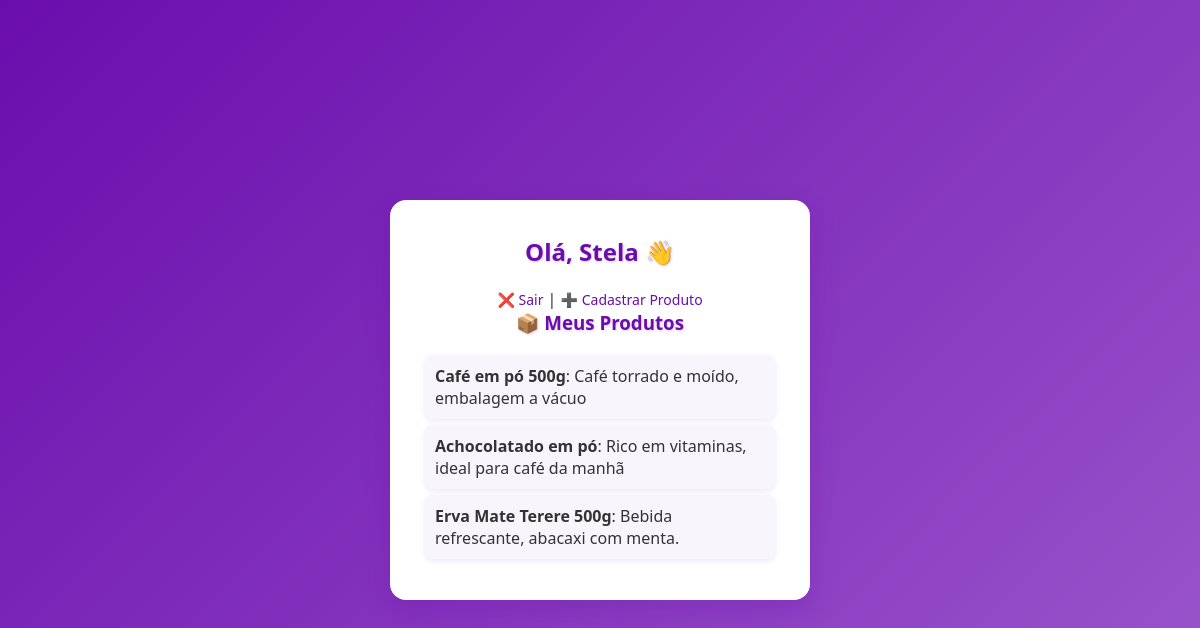
/dashboard (signed in), run on the app's committed database.
### tables this page shows
CREATE TABLE produtos (
            id INTEGER PRIMARY KEY AUTOINCREMENT,
            nome TEXT NOT NULL,
            descricao TEXT NOT NULL,
            usuario_id INTEGER,
            FOREIGN KEY(usuario_id) REFERENCES usuarios(id)
        );

### app.py (the view)
@app.route("/dashboard")
def dashboard():
    if "usuario_id" not in session:
        return redirect(url_for("login"))
    conn = sqlite3.connect("app.db")
    cursor = conn.cursor()
    cursor.execute("SELECT nome, descricao FROM produtos WHERE usuario_id = ?", (session["usuario_id"],))
    produtos = cursor.fetchall()
    conn.close()
    return render_template("dashboard.html", produtos=produtos)

### Templates/dashboard.html (shortened to what this page needs)
<!DOCTYPE html>
<html>
<head>
    <link rel="stylesheet" href="{{ url_for('static', filename='style.css') }}">
</head>
<body>
<div class="container">
    <h2>Olá, {{ session['username'] }} 👋</h2>
    <p>
        <a href="{{ url_for('logout') }}">❌ Sair</a> |
        <a href="{{ url_for('add_product') }}">➕ Cadastrar Produto</a>
    </p>
    <h3>📦 Meus Produtos</h3>
    <ul>
        {% for produto in produtos %}
            <li><strong>{{ produto[0] }}</strong>: {{ produto[1] }}</li>
        {% else %}
            <li>Nenhum produto cadastrado ainda.</li>
        {% endfor %}
    </ul>
</div>
</body>
</html>

### static/style.css (style rules this page uses)
* { margin: 0; padding: 0; box-sizing: border-box; font-family: "Segoe UI", Tahoma, Geneva, Verdana, sans-serif; }
body { background: linear-gradient(135deg, #6a0dad, #b57edc, #e86dec); background-size: 300% 300%; animation: gradientMove 8s ease infinite; min-height: 100vh; display: flex; justify-content: center; align-items: center; color: #333; }
.container { background: #fff; padding: 35px; border-radius: 16px; box-shadow: 0 10px 25px rgba(106, 13, 173, 0.25); width: 100%; max-width: 420px; text-align: center; transition: transform 0.2s ease, box-shadow 0.3s ease; }
h1, h2, h3 { margin-bottom: 20px; color: #6a0dad; text-shadow: 1px 1px 3px rgba(106, 13, 173, 0.2); }
a { color: #6a0dad; text-decoration: none; font-size: 14px; transition: 0.2s; }
ul { list-style: none; margin-top: 15px; padding: 0; }
ul li { padding: 10px; background: #f9f5fc; margin: 6px 0; border-radius: 8px; text-align: left; box-shadow: 0 2px 6px rgba(106, 13, 173, 0.1); }

### data on the page
produtos: nome "Café em pó 500g", descricao "Café torrado e moído, embalagem a vácuo"
produtos: nome "Achocolatado em pó", descricao "Rico em vitaminas, ideal para café da manhã"
produtos: nome "Erva Mate Terere 500g", descricao "Bebida refrescante, abacaxi com menta."

### other printed values
{{ session['username'] }} "Stela"
